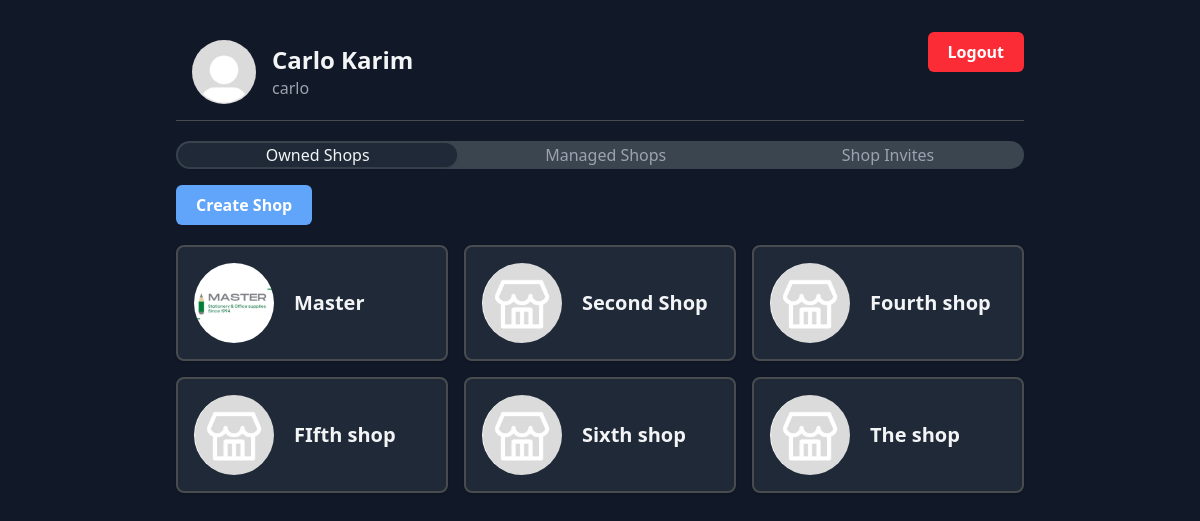
The page /home/owned-shops/ (signed in) on the database its author committed.
### pos/models.py (models this page shows, shortened)
class User(AbstractUser):
    full_name = models.CharField(max_length=100)
    pfp = models.ImageField(upload_to="pfps/", null=True, blank=True)
    can_create_shops = models.BooleanField(blank=True, default=True)
    def get_pfp_url(self):
        if self.pfp:
            return self.pfp.url
        return "/media/defaults/pfp.jpg"

class Shop(models.Model):
    name = models.CharField(max_length=100)
    owner = models.ForeignKey(User, on_delete=models.CASCADE, related_name="shops")
    managers = models.ManyToManyField(User, through='ShopManager')
    created_at = models.DateTimeField(auto_now_add=True)
    logo = models.ImageField(upload_to="logos/", null=True, blank=True)
    slug = models.SlugField(unique=True, blank=True)
    discount_percentage = models.DecimalField(max_digits=4, decimal_places=2, default=0)
    tax_percentage = models.DecimalField(max_digits=4, decimal_places=2, default=0)
    currency_code = models.CharField(max_length=10) # Examples: EGP, $, ect...
    def get_logo_url(self):
        if self.logo:
            return self.logo.url
        return "/media/defaults/logo.jpg"

### pos/views.py (the view)
# urls.py: path('home/owned-shops/', views.owned_shops, name='owned_shops'),
@login_required
@require_http_methods(["GET", "POST"])
def owned_shops(request):
    if not request.user.is_authenticated:
        return redirect('login')
    owned_shops = request.user.shops.all()
    return render(request, "pos/home/owned_shops.html", {'owned_shops': owned_shops,})

### pos/templates/pos/home/owned_shops.html (shortened to what this page needs)
{% extends 'pos/home/home_base.html' %}
{% block content %}
    {% if user.can_create_shops %}
        <form action="{% url 'create_shop' %}" method="post">
            <button type="submit" class="bg-primary text-primary-text hover:bg-primary-hover rounded-md cursor-pointer font-semibold py-2 px-5">Create Shop</button>
        </form>
    {% endif %}
    <div class="mt-5 grid grid-cols-1 sm:grid-cols-2 md:grid-cols-3 gap-4">
        {% for shop in owned_shops %}
            <a href="{% url 'dashboard' shop.slug %}" class="bg-surface border-2 border-border hover:border-primary hover:border-2 p-4 rounded-lg shadow-sm flex flex-col justify-center items-center">
                <div class="flex w-full justify-start items-center gap-5">
                    <img src="{{ shop.get_logo_url }}" alt="Shop logo" class="h-20 w-20 rounded-full">
                    <div class="flex flex-col">
                        <span class="text-text font-semibold text-xl">{{ shop.name }}</span>
                    </div>
                </div>
            </a>
        {% endfor %}
    </div>
{% endblock %}

### pos/templates/pos/home/home_base.html (shortened to what this page needs)
{% extends 'pos/base.html' %}
{% block body %}
    <div class="p-6 flex flex-col max-w-4xl mx-auto">
        <header class="flex justify-between mb-5 border-b border-border py-2">
            <div class="flex items-center gap-4 hover:bg-hover rounded-md px-4 py-2 cursor-pointer">
                <img src="{{ user.get_pfp_url }}" alt="pfp" class="h-16 rounded-full">
                <div class="flex flex-col items-start">
                    <h1 class="text-text font-bold text-2xl">{{ user.full_name }}</h1>
                    <span class="text-secondary-text">{{ user.username }}</span>
                </div>
            </div>
            <form action="{% url 'logout' %}" method="post">
                <button type="submit" class="bg-red-500 hover:bg-red-600 active:ring-red-400 active:ring-2 active:ring-offset-1 text-primary-text rounded-md cursor-pointer font-semibold py-2 px-5">Logout</button>
            </form>
        </header>
        {% url 'owned_shops' as owned_shops_url %}
        {% url 'managed_shops' as managed_shops_url %}
        {% url 'manager_invites' as manager_invites_url %}
        <main>
            <div class="w-full flex flex-1 bg-secondary-surface rounded-full p-0.5 mb-4">
                <a href="{{ owned_shops_url }}" class="{% if request.path == owned_shops_url %}bg-surface shadow-sm text-text{% endif %}  grow rounded-full flex justify-center">Owned Shops</a>
                <a href="{{ managed_shops_url }}" class=" {% if request.path != managed_shops_url %}hover:bg-hover text-secondary-text{% endif %} grow rounded-full flex justify-center">Managed Shops</a>
                <a href="{{ manager_invites_url }}" class=" {% if request.path != manager_invites_url %}hover:bg-hover text-secondary-text{% endif %} grow rounded-full flex justify-center">Shop Invites</a>
            </div>
            {% block content %}
            {% endblock %}
        </main>
    </div>
{% endblock %}

### rows shown on the page
User: full_name "Carlo Karim", username "carlo"
Shop: get_logo_url (picture), name "Master"
Shop: name "Second Shop"
Shop: name "Fourth shop"
Shop: name "FIfth shop"
Shop: name "Sixth shop"
Shop: name "The shop"
